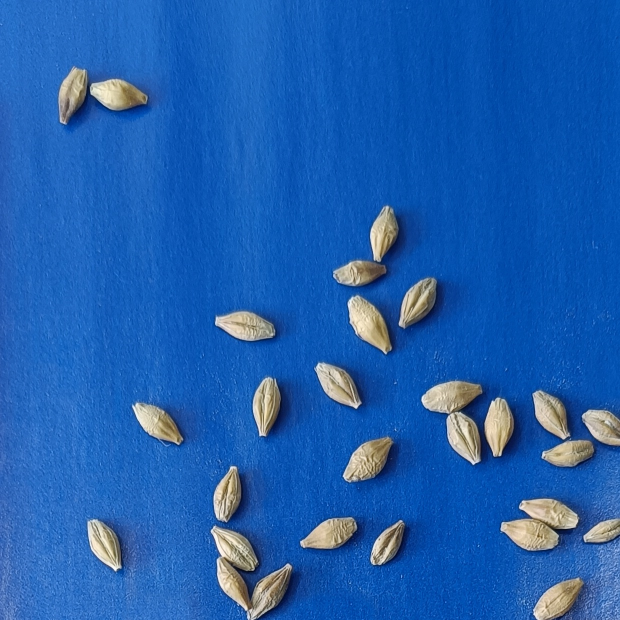
#> input picture work/task_segmentation_grains/data/grains/CORN_BLUE.jpg, 1240 x 1240 px (shown at 1/2 size); its folder holds only this picture in this run
$ python main.py
#> lines starting #> are read from the running program, lines starting #| are printed output that depends on the picture
import os
import cv2
import numpy as np
from sklearn.cluster import MiniBatchKMeans, MeanShift, DBSCAN, OPTICS
from sklearn.mixture import GaussianMixture
import hdbscan
import gc
from sklearn.cluster import  estimate_bandwidth


input_folder = 'data/grains'
output_base_folder = 'saved'
methods = ['kmeans', 'meanshift', 'dbscan', 'hdbscan', 'optics', 'gmm']

for method in methods:
    os.makedirs(os.path.join(output_base_folder, method), exist_ok=True)

def resize_image(image, max_size=200):
    h, w = image.shape[:2]
    scale = max_size / max(h, w)
    if scale < 1:
        image = cv2.resize(image, (int(w*scale), int(h*scale)), interpolation=cv2.INTER_AREA)
    return image


def image_to_feature_vector(image):
    return image.reshape((-1, 3))

def cluster_and_save(image_path):
#> called with image_path = 'data/grains/CORN_BLUE.jpg'
    img_bgr = cv2.imread(image_path)
#> img_bgr is the input picture: shape (1240, 1240, 3); mean B, G, R 174.8, 94.9, 31.4
    if img_bgr is None:
        print(f"Не удалось прочитать {image_path}")
        return
    img_rgb = cv2.cvtColor(img_bgr, cv2.COLOR_BGR2RGB)

    # Уменьшаем размер для экономии памяти
    img_rgb_small = resize_image(img_rgb, max_size=200)
#> in resize_image, `image = cv2.resize(image, (int(w*scale), int(h*scale)), interpolation=..`:
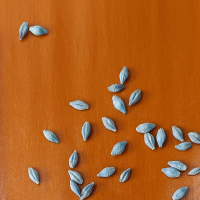
#> image: shape (200, 200, 3); mean of channels 0, 1, 2 31.4, 94.9, 174.8; drawn as B, G, R
    pixels = image_to_feature_vector(img_rgb_small).astype(np.float32)

    clustered_images = {}


    mbk = MiniBatchKMeans(n_clusters=4, random_state=42, batch_size=1000)
    labels = mbk.fit_predict(pixels)
    clustered_images['kmeans'] = labels


    dbscan = DBSCAN(eps=10, min_samples=5)
#> (the run stopped early here; a loop or call above may not have finished)
